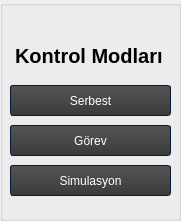
     <widget class="QGroupBox" name="groupBox_4">
      <property name="geometry">
       <rect>
        <x>10</x>
        <y>-10</y>
        <width>181</width>
        <height>221</height>
       </rect>
      </property>
      <property name="title">
       <string/>
      </property>
      <widget class="QPushButton" name="kalkis_oncesi_buton_3">
       <property name="geometry">
        <rect>
         <x>10</x>
         <y>85</y>
         <width>161</width>
         <height>31</height>
        </rect>
       </property>
       <property name="styleSheet">
        <string notr="true">/*-----QPushButton-----*/
QPushButton
{
	background-color: qlineargradient(spread:repeat, x1:1, y1:0, x2:1, y2:1, stop:0 rgba(84, 84, 84, 255),stop:1 rgba(59, 59, 59, 255));
	color: #ffffff;
	min-width: 80px;
	border-style: solid;
	border-width: 1px;
	border-radius: 3px;
	border-color: #051a39;
	padding: 5px;

}


QPushButton::flat
{
	background-color: transparent;
	border: none;
	color: #fff;

}


QPushButton::disabled
{
	background-color: #404040;
	color: #656565;
	border-color: #051a39;

}


QPushButton::hover
{
	background-color: rgba(183, 134, 32, 20%);
	border: 1px solid #b78620;

}


QPushButton::pressed
{
	background-color: qlineargradient(spread:repeat, x1:1, y1:0, x2:1, y2:1, stop:0 rgba(74, 74, 74, 255),stop:1 rgba(49, 49, 49, 255));
	border: 1px solid #b78620;

}


QPushButton::checked
{
	background-color: qlineargradient(spread:repeat, x1:1, y1:0, x2:1, y2:1, stop:0 rgba(74, 74, 74, 255),stop:1 rgba(49, 49, 49, 255));
	border: 1px solid #222;

}</string>
       </property>
       <property name="text">
        <string>Serbest</string>
       </property>
      </widget>
      <widget class="QPushButton" name="kalkis_oncesi_buton_4">
       <property name="geometry">
        <rect>
         <x>10</x>
         <y>125</y>
         <width>161</width>
         <height>31</height>
        </rect>
       </property>
       <property name="styleSheet">
        <string notr="true">/*-----QPushButton-----*/
QPushButton
{
	background-color: qlineargradient(spread:repeat, x1:1, y1:0, x2:1, y2:1, stop:0 rgba(84, 84, 84, 255),stop:1 rgba(59, 59, 59, 255));
	color: #ffffff;
	min-width: 80px;
	border-style: solid;
	border-width: 1px;
	border-radius: 3px;
	border-color: #051a39;
	padding: 5px;

}


QPushButton::flat
{
	background-color: transparent;
	border: none;
	color: #fff;

}


QPushButton::disabled
{
	background-color: #404040;
	color: #656565;
	border-color: #051a39;

}


QPushButton::hover
{
	background-color: rgba(183, 134, 32, 20%);
	border: 1px solid #b78620;

}


QPushButton::pressed
{
	background-color: qlineargradient(spread:repeat, x1:1, y1:0, x2:1, y2:1, stop:0 rgba(74, 74, 74, 255),stop:1 rgba(49, 49, 49, 255));
	border: 1px solid #b78620;

}


QPushButton::checked
{
	background-color: qlineargradient(spread:repeat, x1:1, y1:0, x2:1, y2:1, stop:0 rgba(74, 74, 74, 255),stop:1 rgba(49, 49, 49, 255));
	border: 1px solid #222;

}</string>
       </property>
       <property name="text">
        <string>Görev</string>
       </property>
      </widget>
      <widget class="QPushButton" name="simulasyon">
       <property name="geometry">
        <rect>
         <x>10</x>
         <y>165</y>
         <width>161</width>
         <height>31</height>
        </rect>
       </property>
       <property name="styleSheet">
        <string notr="true">/*-----QPushButton-----*/
QPushButton
{
	background-color: qlineargradient(spread:repeat, x1:1, y1:0, x2:1, y2:1, stop:0 rgba(84, 84, 84, 255),stop:1 rgba(59, 59, 59, 255));
	color: #ffffff;
	min-width: 80px;
	border-style: solid;
	border-width: 1px;
	border-radius: 3px;
	border-color: #051a39;
	padding: 5px;

}


QPushButton::flat
{
	background-color: transparent;
	border: none;
	color: #fff;

}


QPushButton::disabled
{
	background-color: #404040;
	color: #656565;
	border-color: #051a39;

}


QPushButton::hover
{
	background-color: rgba(183, 134, 32, 20%);
	border: 1px solid #b78620;

}


QPushButton::pressed
{
	background-color: qlineargradient(spread:repeat, x1:1, y1:0, x2:1, y2:1, stop:0 rgba(74, 74, 74, 255),stop:1 rgba(49, 49, 49, 255));
	border: 1px solid #b78620;

}


QPushButton::checked
{
	background-color: qlineargradient(spread:repeat, x1:1, y1:0, x2:1, y2:1, stop:0 rgba(74, 74, 74, 255),stop:1 rgba(49, 49, 49, 255));
	border: 1px solid #222;

}</string>
       </property>
       <property name="text">
        <string>Simulasyon</string>
       </property>
      </widget>
      <widget class="QLabel" name="sensor_verileri_title_27">
       <property name="geometry">
        <rect>
         <x>15</x>
         <y>35</y>
         <width>181</width>
         <height>41</height>
        </rect>
       </property>
       <property name="styleSheet">
        <string notr="true">QLabel
{
	font-family: Arial;
	font-style: normal;
	font-size: 15pt;
	font-weight: bold;
}</string>
       </property>
       <property name="text">
        <string>Kontrol Modları</string>
       </property>
      </widget>
     </widget>
